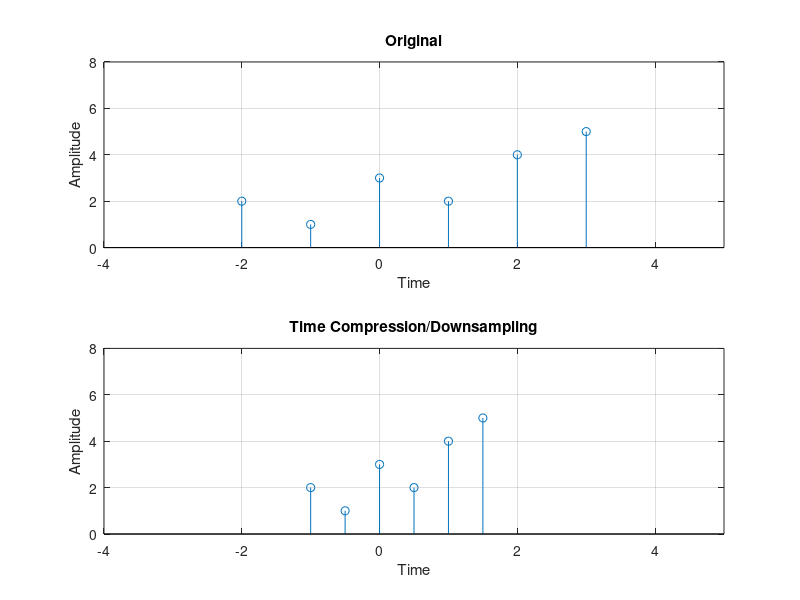

MATLAB code for this plot:

n1=-2:3;
x1=[2 1 3 2 4 5];
subplot(2,1,1)
stem(n1,x1);
xlabel('Time')
ylabel('Amplitude')
title('Original')
axis([-4 5 0 8]);
grid on;

m1=n1/2;  % code : multiplication=expansion
subplot(2,1,2)
stem(m1,x1);
xlabel('Time')
ylabel('Amplitude')
title('Time Compression/Downsampling')
axis([-4 5 0 8]);
grid on;

